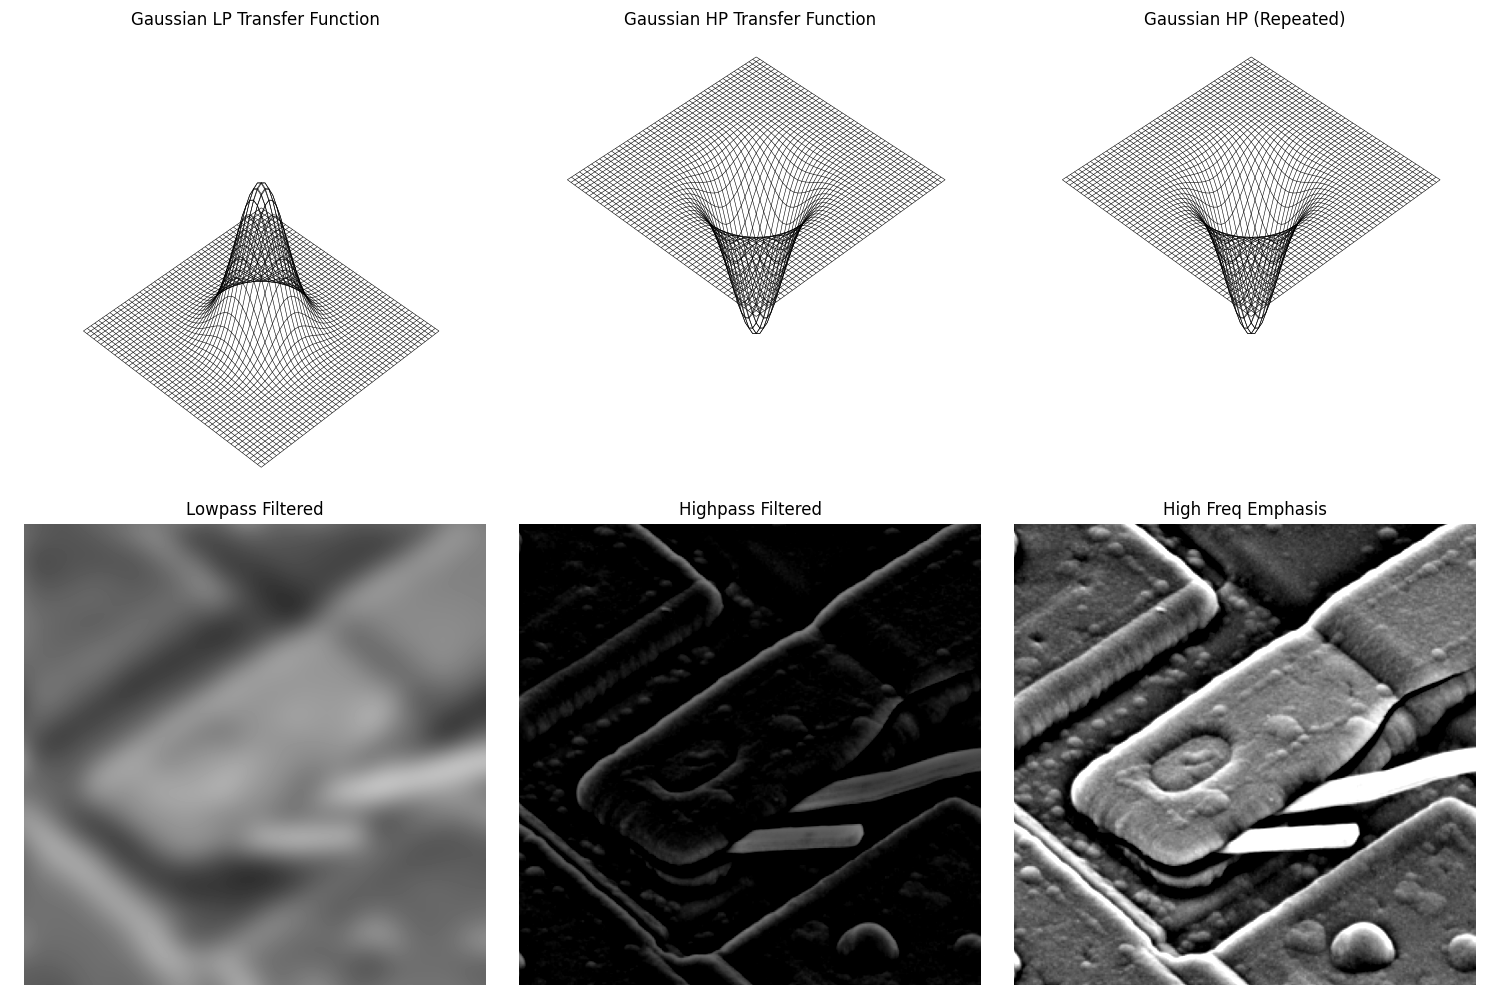

Here is the Python script that generated this plot:

import sys
import os
import numpy as np
import matplotlib.pyplot as plt
from mpl_toolkits.mplot3d import Axes3D
from skimage.io import imread
from skimage.util import img_as_float
from libDIP.lpFilterTF4e import lpFilterTF4e
from libDIP.hpFilterTF4e import hpFilterTF4e
from libDIP.dftFiltering4e import dftFiltering4e
from libDIPUM.data_path import dip_data

def mesh_plot(ax, H):
    # Helper to plot mesh similar to MATLAB
    # Subsample to match MATLAB 1:10:500
    step = 10
    H_sub = H[:500:step, :500:step]
    x = np.arange(0, 500, step)
    y = np.arange(0, 500, step)
    X, Y = np.meshgrid(x, y, indexing='ij')

    # Wireframe only (no filled faces, no shading)
    ax.plot_wireframe(X, Y, H_sub, color='black', linewidth=0.4)
    ax.view_init(elev=45, azim=45) # Adjust view
    ax.axis('off')

print("Running Figure430 (Highpass Filtering)...")

# Image loading
img_name = dip_data('blown_ic_crop.tif')
f = imread(img_name)
if f.ndim == 3: f = f[:,:,0]

f = img_as_float(f)
M, N = f.shape

# Mesh Lowpass for display (500x500, D0=50)
# HLPDisp = lpFilterTF4e('gaussian', 500, 500, 50)
HLPDisp = lpFilterTF4e('gaussian', 500, 500, 50)

# Mesh Highpass
HHPDisp = hpFilterTF4e('gaussian', 500, 500, 50)

# Filtering
# Lowpass: D0=10, 2M x 2N
# HLP = lpFilterTF4e('gaussian', 2*M, 2*N, 10)
HLP = lpFilterTF4e('gaussian', 2*M, 2*N, 10)
glow = dftFiltering4e(f, HLP)

# Highpass: D0=10
# HHP = hpFilterTF4e('gaussian', 2*M, 2*N, 10)
HHP = hpFilterTF4e('gaussian', 2*M, 2*N, 10)
ghigh = dftFiltering4e(f, HHP)

# High Frequency Emphasis
# Hemphasis = 0.85 + hpFilterTF4e('gaussian', 2*M, 2*N, 10)
Hemphasis = 0.85 + hpFilterTF4e('gaussian', 2*M, 2*N, 10)
gemph = dftFiltering4e(f, Hemphasis)

# Display
fig = plt.figure(figsize=(15, 10))

# 1. HLP Mesh
ax1 = fig.add_subplot(2, 3, 1, projection='3d')
mesh_plot(ax1, HLPDisp)
ax1.set_title('Gaussian LP Transfer Function')

# 2. HHP Mesh
ax2 = fig.add_subplot(2, 3, 2, projection='3d')
mesh_plot(ax2, HHPDisp)
ax2.set_title('Gaussian HP Transfer Function')

# 3. Duplicate HHP Mesh? Figure430.m has duplicate? "subplot(2,3,3) mesh(HHPDisp)"
# Ah, maybe it was meant for Emphasis filter or just repeated?
# Original code: subplot(2,3,3) mesh(HHPDisp).
# I will replicate.
ax3 = fig.add_subplot(2, 3, 3, projection='3d')
mesh_plot(ax3, HHPDisp)
ax3.set_title('Gaussian HP (Repeated)')

# 4. Lowpass result
ax4 = fig.add_subplot(2, 3, 4)
ax4.imshow(glow, cmap='gray', vmin=0, vmax=1)
ax4.set_title('Lowpass Filtered')
ax4.axis('off')

# 5. Highpass result
ax5 = fig.add_subplot(2, 3, 5)
ax5.imshow(ghigh, cmap='gray', vmin=0, vmax=1)
ax5.set_title('Highpass Filtered')
ax5.axis('off')

# 6. Emphasis result
ax6 = fig.add_subplot(2, 3, 6)
ax6.imshow(gemph, cmap='gray', vmin=0, vmax=1)
ax6.set_title('High Freq Emphasis')
ax6.axis('off')

plt.tight_layout()
plt.savefig('Figure430.png')
print("Saved Figure430.png")
plt.show()
